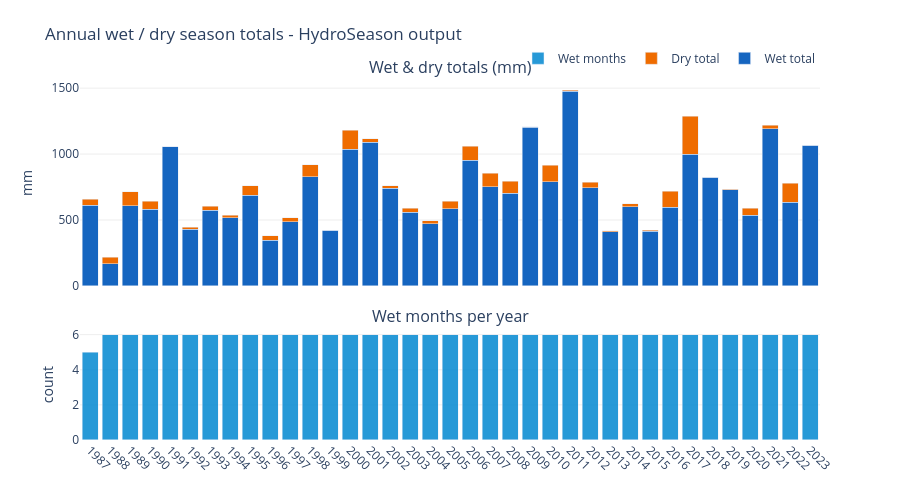

This figure's notebook cell:
### Markdown cell above
### 7.4 Annual metrics

### Code cell
fig_ann = plot_annual_metrics(
    result,
    title='Annual wet / dry season totals - HydroSeason output',
)
fig_ann

### Figure 1 — Plotly figure (JSON) as saved in the notebook; plotly's stock layout.template omitted (floating-point values rounded to 4 significant figures)
{"data": [{"hovertemplate": "<b>Hydro Year %{x}</b><br>Wet total: %{y:.0f} mm<extra></extra>", "marker": {"color": "#1565C0"}, "name": "Wet total", "type": "bar", "x": ["1987", "1988", "1989", "1990", "1991", "1992", "1993", "1994", "1995", "1996", "1997", "1998", "1999", "2000", "2001", "2002", "2003", "2004", "2005", "2006", "2007", "2008", "2009", "2010", "2011", "2012", "2013", "2014", "2015", "2016", "2017", "2018", "2019", "2020", "2021", "2022", "2023"], "xaxis": "x", "y": [613.5, 167.2, 609.5, 581.0, 1054.0, 430.0, 573.0, 515.6, 689.3, 346.0, 485.1, 829.6, 423.6, 1038.0, 1088.0, 739.2, 558.7, 470.0, 586.7, 955.0, 753.3, 704.7, 1202.0, 789.8, 1476.0, 744.8, 409.2, 598.9, 414.6, 595.6, 997.2, 825.3, 728.0, 535.2, 1193.0, 635.6, 1067.0], "yaxis": "y"}, {"hovertemplate": "<b>Hydro Year %{x}</b><br>Dry total: %{y:.0f} mm<extra></extra>", "marker": {"color": "#EF6C00"}, "name": "Dry total", "type": "bar", "x": ["1987", "1988", "1989", "1990", "1991", "1992", "1993", "1994", "1995", "1996", "1997", "1998", "1999", "2000", "2001", "2002", "2003", "2004", "2005", "2006", "2007", "2008", "2009", "2010", "2011", "2012", "2013", "2014", "2015", "2016", "2017", "2018", "2019", "2020", "2021", "2022", "2023"], "xaxis": "x", "y": [42.0, 50.0, 104.5, 60.0, 0.0, 16.0, 31.6, 21.2, 70.8, 33.8, 30.2, 91.2, 0.0, 142.4, 27.2, 21.0, 31.0, 24.6, 57.0, 104.2, 100.2, 87.7, 5.8, 124.0, 7.4, 40.9, 10.0, 24.4, 6.0, 123.4, 289.4, 0.0, 5.6, 52.2, 25.8, 144.4, 0.0], "yaxis": "y"}, {"hovertemplate": "<b>Hydro Year %{x}</b><br>Wet months: %{y}<extra></extra>", "marker": {"color": "#0288D1"}, "name": "Wet months", "opacity": 0.85, "type": "bar", "x": ["1987", "1988", "1989", "1990", "1991", "1992", "1993", "1994", "1995", "1996", "1997", "1998", "1999", "2000", "2001", "2002", "2003", "2004", "2005", "2006", "2007", "2008", "2009", "2010", "2011", "2012", "2013", "2014", "2015", "2016", "2017", "2018", "2019", "2020", "2021", "2022", "2023"], "xaxis": "x2", "y": [5, 6, 6, 6, 6, 6, 6, 6, 6, 6, 6, 6, 6, 6, 6, 6, 6, 6, 6, 6, 6, 6, 6, 6, 6, 6, 6, 6, 6, 6, 6, 6, 6, 6, 6, 6, 6], "yaxis": "y2"}], "layout": {"annotations": [{"font": {"size": 16}, "showarrow": false, "text": "Wet & dry totals (mm)", "x": 0.5, "xanchor": "center", "xref": "paper", "y": 1, "yanchor": "bottom", "yref": "paper"}, {"font": {"size": 16}, "showarrow": false, "text": "Wet months per year", "x": 0.5, "xanchor": "center", "xref": "paper", "y": 0.308, "yanchor": "bottom", "yref": "paper"}], "barmode": "stack", "height": 500, "hoverlabel": {"bgcolor": "white"}, "legend": {"orientation": "h", "x": 1, "xanchor": "right", "y": 1.02, "yanchor": "bottom"}, "margin": {"b": 60, "t": 80}, "paper_bgcolor": "white", "plot_bgcolor": "white", "title": {"text": "Annual wet / dry season totals - HydroSeason output"}, "xaxis": {"anchor": "y", "domain": [0, 1], "matches": "x2", "showgrid": false, "showticklabels": false, "tickangle": 45}, "xaxis2": {"anchor": "y2", "domain": [0, 1], "showgrid": false, "tickangle": 45}, "yaxis": {"anchor": "x", "domain": [0.428, 1], "gridcolor": "#EEEEEE", "showgrid": true, "title": {"text": "mm"}}, "yaxis2": {"anchor": "x2", "domain": [0, 0.308], "gridcolor": "#EEEEEE", "showgrid": true, "title": {"text": "count"}}}}
